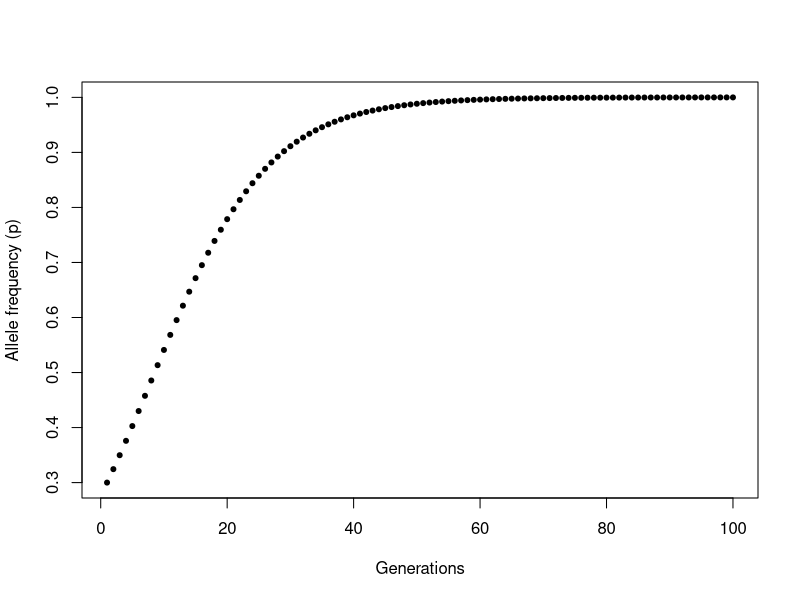
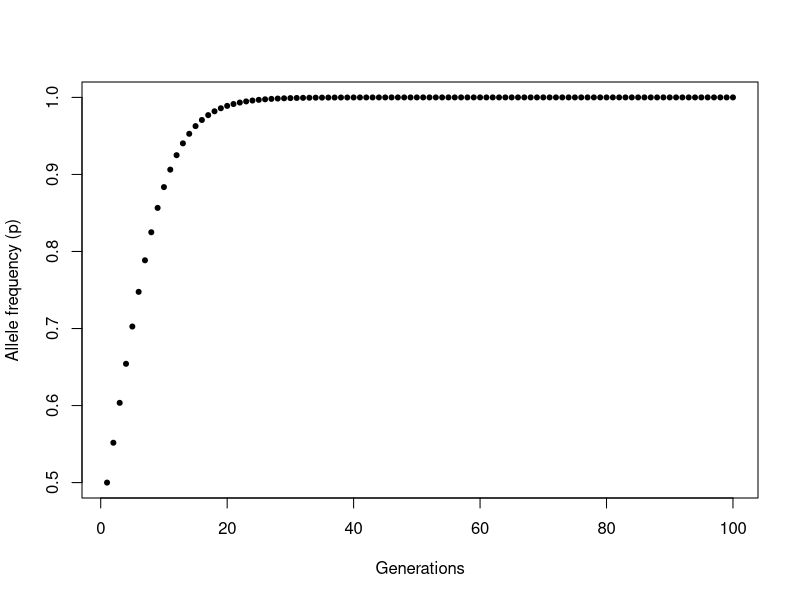
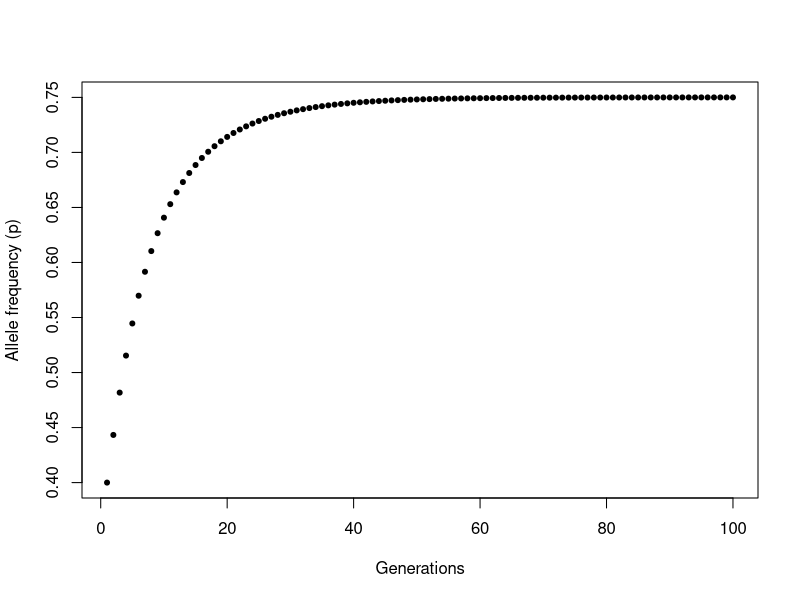
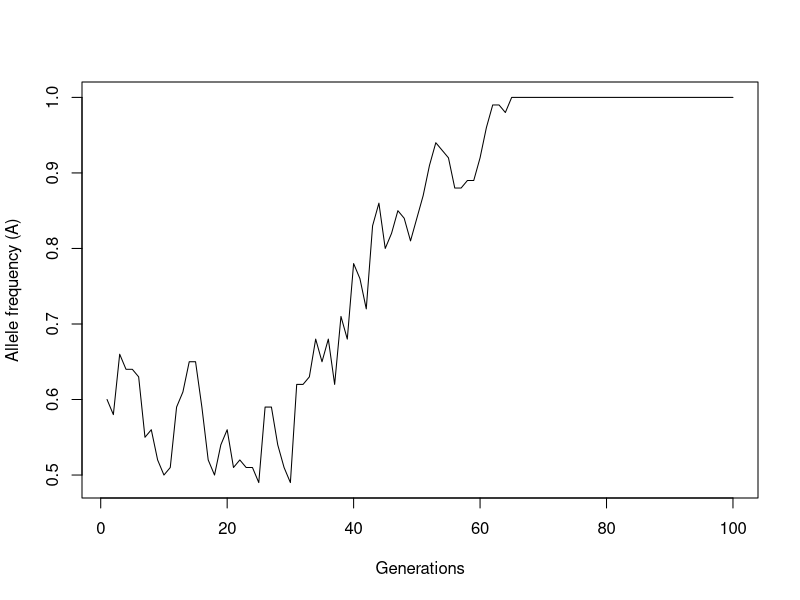
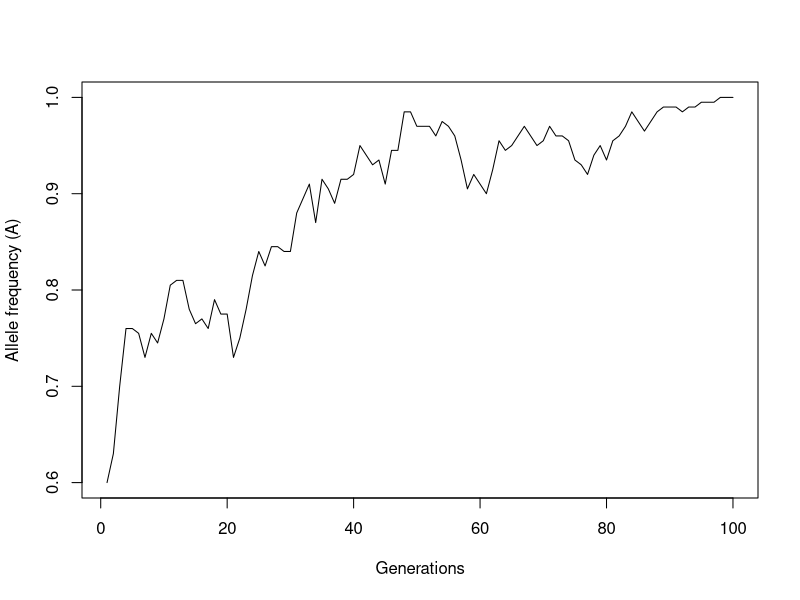
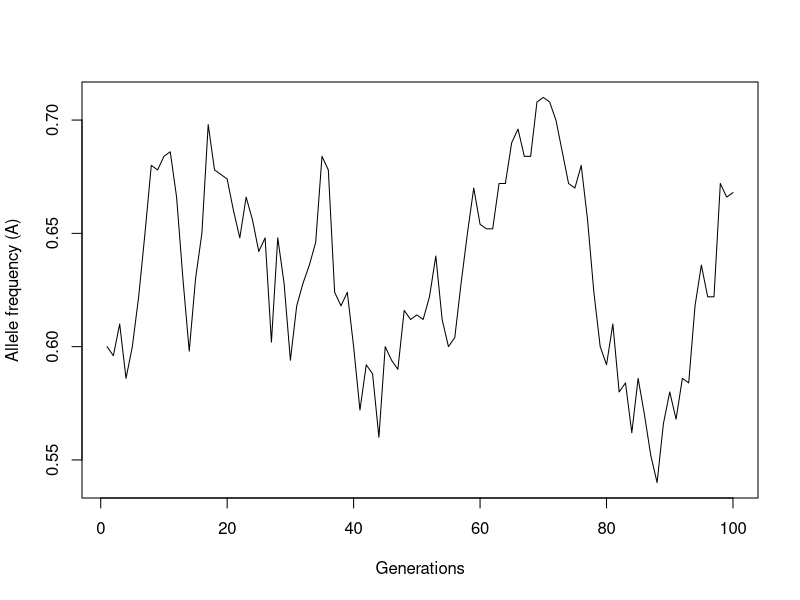
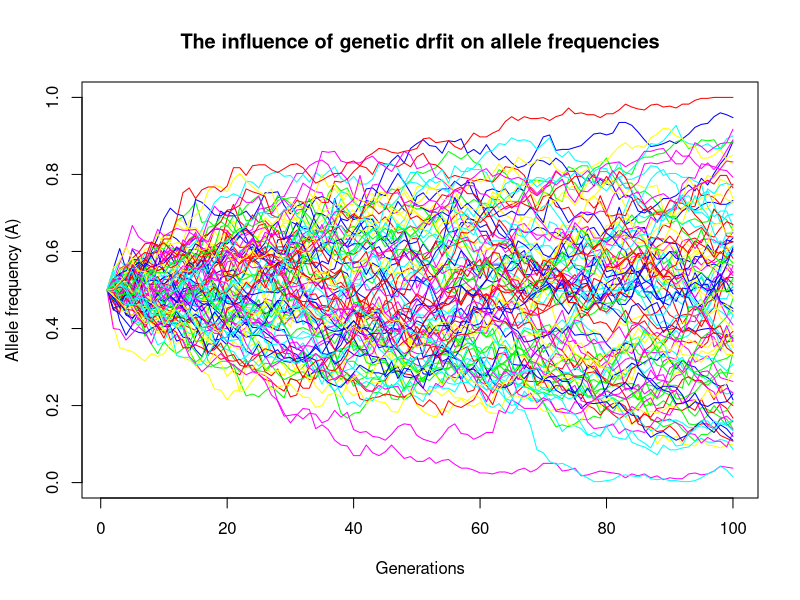
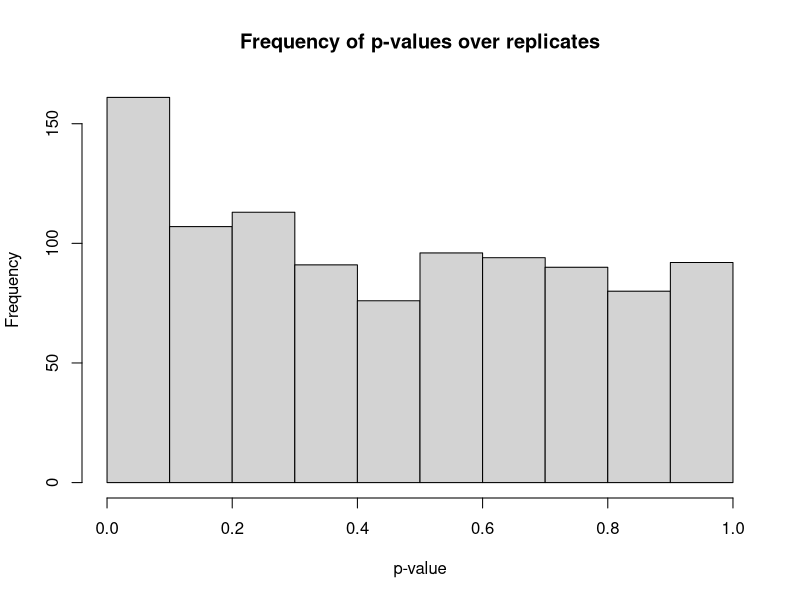

Here is the R script that generated these plots, in order:
## ---- chunk 1
diploid_selection <- function(p0, w_AA, w_Aa, w_aa, n = 100) {
# Initialize vectors 
  p <- rep(NA,n)  
  w_bar <- rep(NA, n)
  
  # starting conditions
  p[1] <- p0
  w_bar[1] <- ((p[1]^2)*w_AA) + (2*p[1]*(1-p[1])*w_Aa) + (((1-p[1])^2)*w_aa)
  
  # loop from generation to generation
  for ( i in 2:n) {
    w_bar[i-1] <- ((p[i-1]^2)*w_AA) + (2*p[i-1]*(1-p[i-1])*w_Aa) + (((1-p[i-1])^2)*w_aa) 
    p[i] <- ((p[i-1]^2)*(w_AA/w_bar[i-1]) + ((p[i-1]*(1-p[i-1]))*(w_Aa/w_bar[i-1])))
             }
  if (any(p > 0.9999)) {
    fixation_A <- min(which.max(p > 0.9999))
    cat("fixation for A occurs approximately at generation:", fixation_A) 
  } else if (any(p < 0.0001)) {
    fixation_a <- min(which.max(p < 0.0001))
    cat("fixation for a occurs approximately at generation:", fixation_a)
    } else {
      maxAlleleFreq <- max(p)
      cat("fixation of A1 does not occur, max. allele frequency is:", print(maxAlleleFreq, digits=2))
    }
  plot(x = 1:n, y = p, xlab="Generations", ylab="Allele frequency (p)",
     pch = 20, col = "black", cex.lab = 1.0)
}
diploid_selection(p0=0.3, w_AA=1, w_Aa=0.9, w_aa=0.8, n=100)
diploid_selection(p0=0.5, w_AA=0.9, w_Aa=0.7, w_aa=0.6, n=100)
diploid_selection(p0=0.4, w_AA=0.8, w_Aa=0.9, w_aa=0.6, n=100)
## ---- chunk 2
allele_plot <- function(startfreq, allele_number, generations) {
  
allele_freq_A <- rep(NA, generations)
allele_freq_A[1] <- startfreq

for (i in 2:generations) {
allele_counts <- sample(c("A", "a"), size = allele_number, replace = TRUE, prob = c(allele_freq_A[i-1], 1 - (allele_freq_A[i-1])))
allele_freq_A[i] <- sum(allele_counts=="A")/(allele_number)
}
plot(x = 1:generations, y = allele_freq_A, xlab="Generations", ylab="Allele frequency (A)", pch = 20, col = "black", cex.lab = 1.0, type="l")
allele_freq_A
}
allele_plot(0.6, 100, 100)
allele_plot(0.6, 200, 100)
allele_plot(0.6, 500, 100)
## ---- chunk 3
allele <- function(startfreq, allele_number, generations) {
  
allele_freq_A <- rep(NA, generations)
allele_freq_A[1] <- startfreq

for (i in 2:generations) {
allele_counts <- sample(c("A", "a"), size = allele_number, replace = TRUE, prob = c(allele_freq_A[i-1], 1 - (allele_freq_A[i-1])))
allele_freq_A[i] <- sum(allele_counts=="A")/(allele_number)
}
return(allele_freq_A)
}

replicate_allele <- function(fun=allele, startfreq, allele_number, generations=100, n=1000) {
freq <- replicate(n, fun(startfreq, allele_number, generations))
    return(sum((freq[100,]==0)/n))
}
replicate_allele(fun=allele, startfreq=0.5, allele_number=400)
replicate_allele(fun=allele, startfreq=0.25, allele_number=400)
replicate_allele(fun=allele, startfreq=0.1, allele_number=400)

## ---- chunk 4
plot(x = 1, y = 0, type="n",
     xlab="Generations", 
     ylab="Allele frequency (A)", 
     xlim=c(1, 100), 
     ylim=c(0,1),
     main = "The influence of genetic drfit on allele frequencies")
allele <- function(startfreq, allele_number, generations, x) {
allele_freq_A <- rep(NA, generations)
allele_freq_A[1] <- startfreq
for (i in 2:generations) {
allele_counts <- sample(c("A", "a"), size = allele_number, replace = TRUE, prob = c(allele_freq_A[i-1], 1 - (allele_freq_A[i-1])))
allele_freq_A[i] <- sum(allele_counts=="A")/(allele_number)
}
lines(allele_freq_A ~ c(1:x), col=sample(rainbow(6), 1), type="l")
}
replicate(100, allele(0.5, 400, 100, 100))

## ---- chunk 5
#Use set.seed to keep it the same across users
set.seed(720)
significant <- function(intercept, slope, sd, samplesize) {
x <- seq(from=1, to=10, length.out = samplesize)
y_deterministic <- intercept + (slope*x)
y_simulated <- rnorm(length(x), mean=y_deterministic, sd)
mod_sim <- lm(y_simulated ~ x)
p_val_slope <- summary(mod_sim)$coef[2,4]
p_val_slope
}

significant(intercept = 0.5, slope = 0.1, sd = 2, samplesize = 20)
replicate_significant<-replicate(1000, significant(intercept = 0.5, slope = 0.1, sd = 2, samplesize = 20))

hist(replicate_significant, xlab = "p-value", main = "Frequency of p-values over replicates")

#Proportion of p<0.05
sum(replicate_significant<0.05)/length(replicate_significant)

#Change slope to 0
significant(intercept = 0.5, slope = 0, sd = 2, samplesize = 20)
replicate_significant_2 <- replicate(1000, significant(intercept = 0.5, slope = 0, sd = 2, samplesize = 20))
hist(replicate_significant_2, xlab = "p-value", main = "Frequency of p-values over replicates")

#Proportion of p<0.05
sum(replicate_significant_2<0.05)/length(replicate_significant_2)

#Proportion of p<0.05 increases as sample size increases
seq1 <- seq(from=10, to=100, by=5)
replicate_significant_3 <- rep(NA, 100)
proportion <- rep(NA, length(seq1))

for (i in 1:length(seq1)) {
replicate_significant_3 <- replicate(100, significant(intercept=0.5, slope=0.1, sd=1.5, samplesize = seq1[i]))
proportion[i]<-sum(replicate_significant_3<0.05)/length(replicate_significant_3)
}
plot(x=seq1, y=proportion, xlab="Sample Size", ylab="Proportion with p<0.05", main = "Proportion of p<0.05 with variation in sample size")
